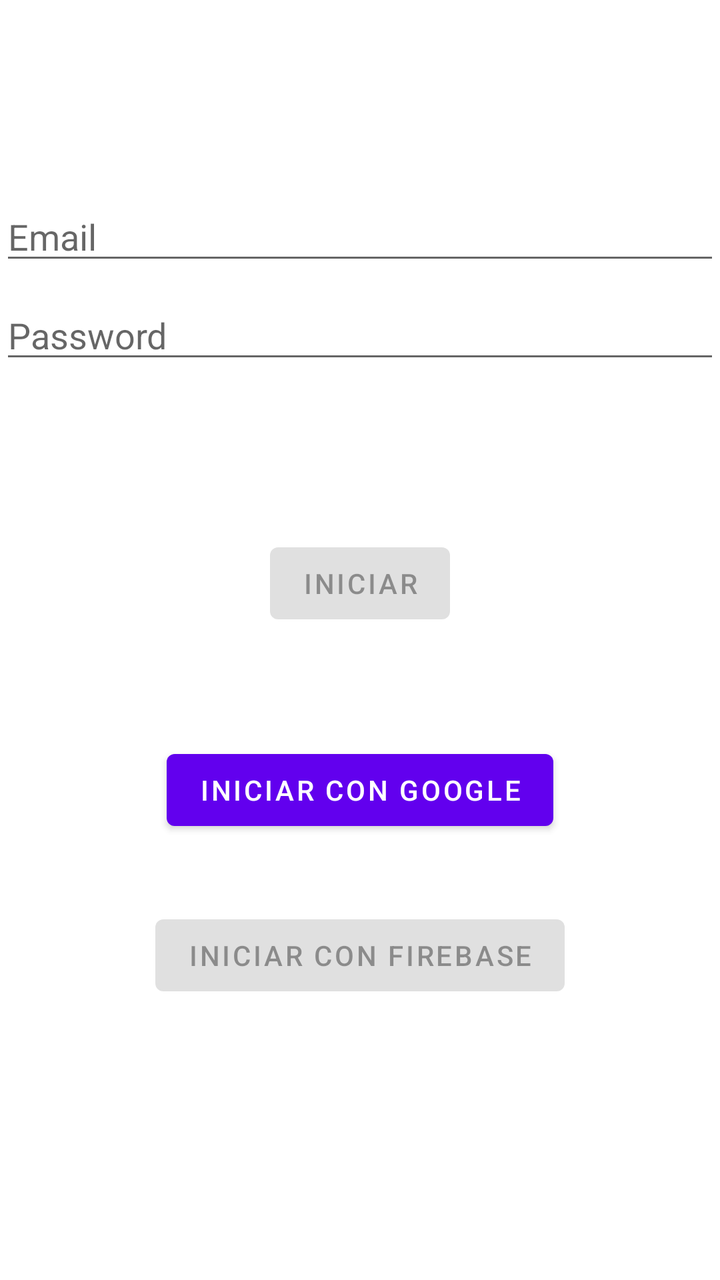
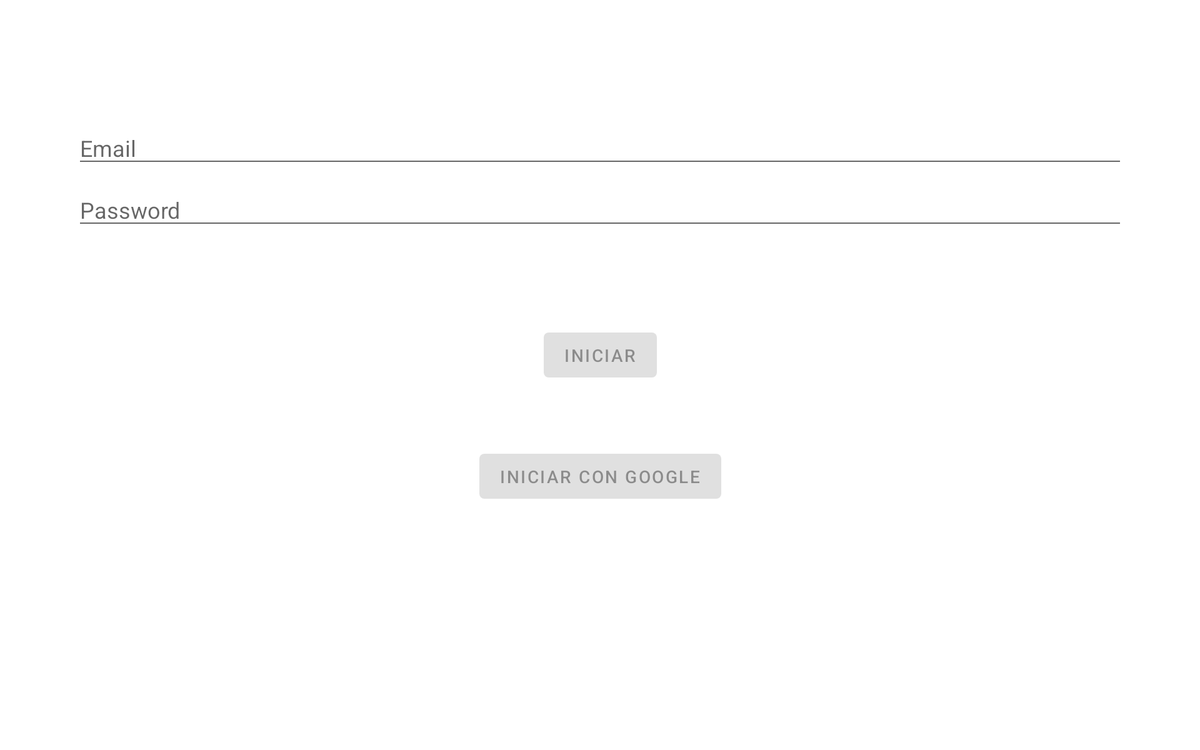

Compare how this app lays out the same screen by default and in its alternative resource folder. The renders come first, then the two layout files and the values they reference.
<!-- AndroidManifest.xml: application theme Theme.ExamenMacroPay -->
<!-- res/layout/activity_login.xml -->
<?xml version="1.0" encoding="utf-8"?>
<androidx.constraintlayout.widget.ConstraintLayout xmlns:android="http://schemas.android.com/apk/res/android"
    xmlns:app="http://schemas.android.com/apk/res-auto"
    xmlns:tools="http://schemas.android.com/tools"
    android:id="@+id/container"
    android:layout_width="match_parent"
    android:layout_height="match_parent"
    android:paddingLeft="@dimen/activity_horizontal_margin"
    android:paddingTop="@dimen/activity_vertical_margin"
    android:paddingRight="@dimen/activity_horizontal_margin"
    android:paddingBottom="@dimen/activity_vertical_margin"
    tools:context=".ui.login.LoginActivity">

    <EditText
        android:id="@+id/username"
        android:layout_width="0dp"
        android:layout_height="wrap_content"
        android:layout_marginTop="96dp"
        android:hint="@string/prompt_email"
        android:inputType="textEmailAddress"
        android:selectAllOnFocus="true"
        app:layout_constraintEnd_toEndOf="parent"
        app:layout_constraintStart_toStartOf="parent"
        app:layout_constraintTop_toTopOf="parent" />

    <EditText
        android:id="@+id/password"
        android:layout_width="0dp"
        android:layout_height="wrap_content"
        android:layout_marginTop="8dp"
        android:hint="@string/prompt_password"
        android:imeActionLabel="@string/action_sign_in_short"
        android:imeOptions="actionDone"
        android:inputType="textPassword"
        android:selectAllOnFocus="true"
        app:layout_constraintEnd_toEndOf="parent"
        app:layout_constraintStart_toStartOf="parent"
        app:layout_constraintTop_toBottomOf="@+id/username" />

    <Button
        android:id="@+id/login"
        android:layout_width="wrap_content"
        android:layout_height="wrap_content"
        android:layout_gravity="start"
        android:layout_marginTop="16dp"
        android:layout_marginBottom="64dp"
        android:enabled="false"
        android:text="@string/action_sign_in"
        app:layout_constraintBottom_toBottomOf="parent"
        app:layout_constraintEnd_toEndOf="parent"
        app:layout_constraintStart_toStartOf="parent"
        app:layout_constraintTop_toBottomOf="@+id/password"
        app:layout_constraintVertical_bias="0.2" />

    <Button
        android:id="@+id/loginGoogle"
        android:layout_width="wrap_content"
        android:layout_height="wrap_content"
        android:layout_gravity="start"
        android:layout_marginTop="16dp"
        android:layout_marginBottom="64dp"
        android:text="@string/action_sign_in_google"
        app:layout_constraintBottom_toBottomOf="parent"
        app:layout_constraintEnd_toEndOf="parent"
        app:layout_constraintStart_toStartOf="parent"
        app:layout_constraintTop_toBottomOf="@+id/login"
        app:layout_constraintVertical_bias="0.2" />
    <Button
        android:id="@+id/loginEmail"
        android:layout_width="wrap_content"
        android:layout_height="wrap_content"
        android:layout_gravity="start"
        android:layout_marginTop="16dp"
        android:layout_marginBottom="64dp"
        android:enabled="false"
        android:text="@string/action_sign_in_email"
        app:layout_constraintBottom_toBottomOf="parent"
        app:layout_constraintEnd_toEndOf="parent"
        app:layout_constraintStart_toStartOf="parent"
        app:layout_constraintTop_toBottomOf="@+id/loginGoogle"
        app:layout_constraintVertical_bias="0.2" />

    <ProgressBar
        android:id="@+id/loading"
        android:layout_width="wrap_content"
        android:layout_height="wrap_content"
        android:layout_gravity="center"
        android:layout_marginTop="64dp"
        android:layout_marginBottom="64dp"
        android:visibility="gone"
        app:layout_constraintBottom_toBottomOf="parent"
        app:layout_constraintEnd_toEndOf="@+id/password"
        app:layout_constraintStart_toStartOf="@+id/password"
        app:layout_constraintTop_toTopOf="parent"
        app:layout_constraintVertical_bias="0.3" />

</androidx.constraintlayout.widget.ConstraintLayout>
<!-- resources referenced by this layout -->
<resources>
  <string name="action_sign_in">Iniciar</string>
  <string name="action_sign_in_email">Iniciar con Firebase</string>
  <string name="action_sign_in_google">Iniciar con Google</string>
  <string name="action_sign_in_short">Iniciar</string>
  <string name="prompt_email">Email</string>
  <string name="prompt_password">Password</string>
  <style name="Theme.ExamenMacroPay" parent="Theme.MaterialComponents.DayNight.DarkActionBar">
          
          <item name="colorPrimary">@color/purple_500</item>
          <item name="colorPrimaryVariant">@color/purple_700</item>
          <item name="colorOnPrimary">@color/white</item>
          
          <item name="colorSecondary">@color/teal_200</item>
          <item name="colorSecondaryVariant">@color/teal_700</item>
          <item name="colorOnSecondary">@color/black</item>
          
          <item name="android:statusBarColor">?attr/colorPrimaryVariant</item>
          
      </style>
</resources>
<!-- res/layout-w936dp/activity_login.xml (the repository's variant of the layout above) -->
<!-- drawn on a 7-inch tablet turned sideways -->
<?xml version="1.0" encoding="utf-8"?>
<androidx.constraintlayout.widget.ConstraintLayout xmlns:android="http://schemas.android.com/apk/res/android"
    xmlns:app="http://schemas.android.com/apk/res-auto"
    xmlns:tools="http://schemas.android.com/tools"
    android:id="@+id/container"
    android:layout_width="match_parent"
    android:layout_height="match_parent"
    android:paddingLeft="@dimen/activity_horizontal_margin"
    android:paddingTop="@dimen/activity_vertical_margin"
    android:paddingRight="@dimen/activity_horizontal_margin"
    android:paddingBottom="@dimen/activity_vertical_margin"
    tools:context=".ui.login.LoginActivity">

    <androidx.constraintlayout.widget.ConstraintLayout
        android:layout_width="840dp"
        android:layout_height="match_parent"
        app:layout_constraintEnd_toEndOf="parent"
        app:layout_constraintStart_toStartOf="parent">

        <EditText
            android:id="@+id/username"
            android:layout_width="0dp"
            android:layout_height="wrap_content"
            android:layout_marginTop="96dp"
            android:hint="@string/prompt_email"
            android:inputType="textEmailAddress"
            android:selectAllOnFocus="true"
            app:layout_constraintEnd_toEndOf="parent"
            app:layout_constraintStart_toStartOf="parent"
            app:layout_constraintTop_toTopOf="parent" />

        <EditText
            android:id="@+id/password"
            android:layout_width="0dp"
            android:layout_height="wrap_content"
            android:layout_marginTop="8dp"
            android:hint="@string/prompt_password"
            android:imeActionLabel="@string/action_sign_in_short"
            android:imeOptions="actionDone"
            android:inputType="textPassword"
            android:selectAllOnFocus="true"
            app:layout_constraintEnd_toEndOf="parent"
            app:layout_constraintStart_toStartOf="parent"
            app:layout_constraintTop_toBottomOf="@+id/username" />

        <Button
            android:id="@+id/login"
            android:layout_width="wrap_content"
            android:layout_height="wrap_content"
            android:layout_gravity="start"
            android:layout_marginTop="16dp"
            android:layout_marginBottom="64dp"
            android:enabled="false"
            android:text="@string/action_sign_in"
            app:layout_constraintBottom_toBottomOf="parent"
            app:layout_constraintEnd_toEndOf="parent"
            app:layout_constraintStart_toStartOf="parent"
            app:layout_constraintTop_toBottomOf="@+id/password"
            app:layout_constraintVertical_bias="0.2" />
        <Button
            android:id="@+id/loginGoogle"
            android:layout_width="wrap_content"
            android:layout_height="wrap_content"
            android:layout_gravity="start"
            android:layout_marginTop="16dp"
            android:layout_marginBottom="64dp"
            android:enabled="false"
            android:text="@string/action_sign_in_google"
            app:layout_constraintBottom_toBottomOf="parent"
            app:layout_constraintEnd_toEndOf="parent"
            app:layout_constraintStart_toStartOf="parent"
            app:layout_constraintTop_toBottomOf="@+id/login"
            app:layout_constraintVertical_bias="0.2" />
        <ProgressBar
            android:id="@+id/loading"
            android:layout_width="wrap_content"
            android:layout_height="wrap_content"
            android:layout_gravity="center"
            android:layout_marginTop="64dp"
            android:layout_marginBottom="64dp"
            android:visibility="gone"
            app:layout_constraintBottom_toBottomOf="parent"
            app:layout_constraintEnd_toEndOf="@+id/password"
            app:layout_constraintStart_toStartOf="@+id/password"
            app:layout_constraintTop_toTopOf="parent"
            app:layout_constraintVertical_bias="0.3" />

    </androidx.constraintlayout.widget.ConstraintLayout>
</androidx.constraintlayout.widget.ConstraintLayout>
<!-- resources referenced by the variant -->
<!-- as a 7-inch tablet turned sideways resolves them -->
<resources>
  <string name="action_sign_in">Iniciar</string>
  <!-- from res/values-w600dp/ -->
  <string name="action_sign_in_google">Iniciar con Google</string>
  <string name="action_sign_in_short">Iniciar</string>
  <string name="prompt_email">Email</string>
  <string name="prompt_password">Password</string>
  <style name="Theme.ExamenMacroPay" parent="Theme.MaterialComponents.DayNight.DarkActionBar">
          
          <item name="colorPrimary">@color/purple_500</item>
          <item name="colorPrimaryVariant">@color/purple_700</item>
          <item name="colorOnPrimary">@color/white</item>
          
          <item name="colorSecondary">@color/teal_200</item>
          <item name="colorSecondaryVariant">@color/teal_700</item>
          <item name="colorOnSecondary">@color/black</item>
          
          <item name="android:statusBarColor">?attr/colorPrimaryVariant</item>
          
      </style>
</resources>
